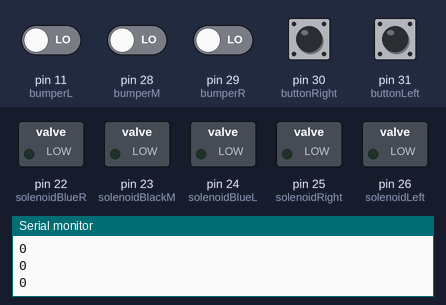
Simulated run of this sketch. Board: Arduino Mega 2560, built with avr-gcc and run on an emulated ATmega2560. Parts: switched loads named in the sketch (green lamp = pin HIGH), the last lines printed to the serial monitor. Dashed ring = blinking. The inputs (shaded band) are chosen by the test bench; at power-on: pin 11 (bumperL), pin 28 (bumperM), pin 29 (bumperR), pin 30 (buttonRight), pin 31 (buttonLeft) LOW.

Above: at 1.2 s.
1.3 s: pin 28 (bumperM) driven HIGH
At 1.45 s:
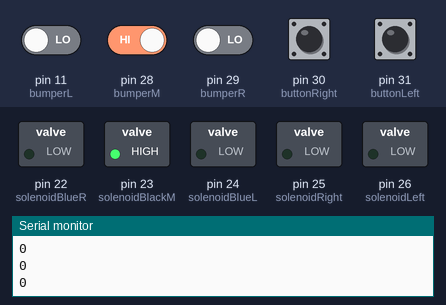
4.3 s: pin 30 (buttonRight) pulled HIGH for 0.15 s
At 4.64 s:
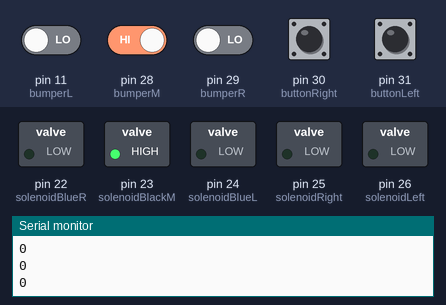
7.3 s: pin 11 (bumperL) driven HIGH
At 7.55 s:
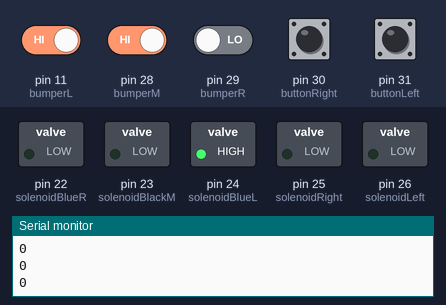
10.3 s: pin 31 (buttonLeft) pulled HIGH for 0.15 s
At 10.5 s:
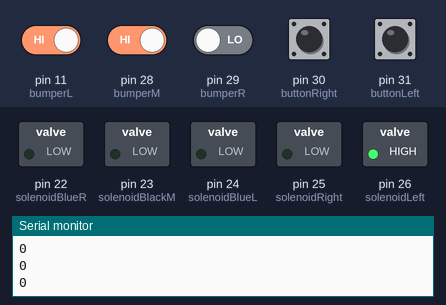
13.3 s: pin 30 (buttonRight) pulled HIGH for 1 s
At 13.94 s:
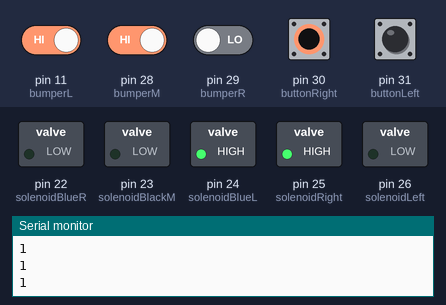
16.3 s: pin 31 (buttonLeft) pulled HIGH for 1 s
At 16.91 s:
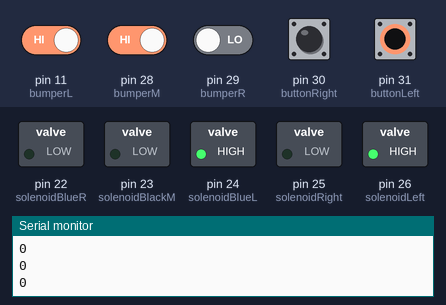
Timing chart, 0 to 20.3 s (numbered marks = the images above; inputs shaded):
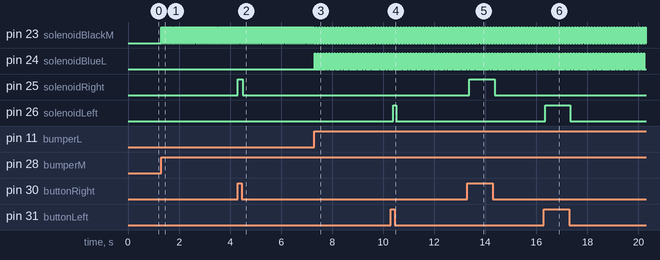

Measured:
- after the input at 1.3 s, pin 23 (solenoidBlackM): alternates HIGH for 0.04 s and LOW for 0.02 s, starting at once
- after the input at 4.3 s, pin 25 (solenoidRight): LOW → HIGH at once, → LOW 0.18 s later
- after the input at 7.3 s, pin 23 (solenoidBlackM): alternates HIGH for 0.04 s and LOW for 0.07 s, starting after 0.07 s; pin 24 (solenoidBlueL): alternates HIGH for 0.03 s and LOW for 0.08 s, starting at once
- after the input at 10.3 s, pin 26 (solenoidLeft): LOW → HIGH after 0.10 s, → LOW 0.11 s later
- after the input at 13.3 s, pin 25 (solenoidRight): LOW → HIGH after 0.07 s, → LOW 0.99 s later
- after the input at 16.3 s, pin 26 (solenoidLeft): LOW → HIGH after 0.05 s, → LOW 0.99 s later

The sketch:

Bumper_flipper_test_code.ino
```cpp
/*
 * Flipper and bumper test code integration
 *
 *
 */
//Hardware Pins (all subject to changing, be sure to check when setting system up)
//Solenoid pins
const int solenoidBlueR = 22;//bumper left green humper wire
const int solenoidBlackM = 23;//bumper middle blue wire
const int solenoidBlueL = 24;//bumper right blue wire
const int solenoidLeft = 26;//flipper left blue wire
const int solenoidRight = 25;//flipper right blue wire

//bumper read pins
const int bumperL = 11;//digital input for firing bumper left yellow jumper wire
const int bumperM = 28;//digital input for firing the bumper middle blue wire middle resistor
const int bumperR = 29;//digital input for firing bumper right

//button pins
const int buttonRight = 30;//fires right flipper white jumper wire
const int buttonLeft = 31;//fires left flipper green wire


void setup() {
  // put your setup code here, to run once:
  Serial.begin(9600);
  //solenoid pin setting
  pinMode(solenoidBlueL, OUTPUT);
  pinMode(solenoidBlackM, OUTPUT);
  pinMode(solenoidBlueR, OUTPUT);
  pinMode(solenoidLeft, OUTPUT);
  pinMode(solenoidRight, OUTPUT);

  //bumper input setting
  pinMode(bumperL, INPUT);
  pinMode(bumperM, INPUT);
  pinMode(bumperR, INPUT);

  //button pin setting
  pinMode(buttonRight, INPUT);
  pinMode(buttonLeft, INPUT);


}

void loop() {
  // put your main code here, to run repeatedly:
  Flipper();
  Bumper();
    //delay(1);

}


/*
 * Flipper function
 *
 */
void Flipper()
{
  int Right = digitalRead(buttonRight);
  int Left = digitalRead(buttonLeft);


  Serial.println(Right);

  digitalWrite(solenoidRight, Right);
  digitalWrite(solenoidLeft, Left);
  /*
  if (Right == HIGH)
  {
    digitalWrite(solenoidRight, HIGH);
  }
  else
  {
    digitalWrite(solenoidRight, LOW);
  }

  if(Left == HIGH)
  {
    digitalWrite(solenoidLeft, HIGH);
  }
  else
  {
    digitalWrite(solenoidLeft, LOW);
  }
  */

}


/*
 * Bumper function simply reads the bumper tape and fires solenoid and adds points
 *
 */
void Bumper()
{

  int bumperReadL = digitalRead(bumperL);
  int bumperReadM = digitalRead(bumperM);
  int bumperReadR = digitalRead(bumperR);

  //Serial.println(bumperReadR);

  //code below in the if statement operating the left bumper
  if(bumperReadL == HIGH)
  {
    //points = points + 2;
    digitalWrite(solenoidBlueL, HIGH);
    delay(30);
    digitalWrite(solenoidBlueL, LOW);
    delay(20);
  }
  else //if (bumperReadL == LOW)
  {
    digitalWrite(solenoidBlueL, LOW);
  }


  //code below in the if statement operating the right bumper
  if(bumperReadM == HIGH)
  {
    //points = points + 2;
    digitalWrite(solenoidBlackM, HIGH);
    delay(40);
    digitalWrite(solenoidBlackM, LOW);
    delay(20);
  }
  else// if (bumperReadM == LOW)
  {
    digitalWrite(solenoidBlackM, LOW);
  }


  //if statement below operates the right bumper
  if(bumperReadR == HIGH)
  {
    //points = points + 2;
    digitalWrite(solenoidBlueR, HIGH);
    delay(30);
    digitalWrite(solenoidBlueR, LOW);
    delay(20);
  }
  else //if (bumperReadR == LOW)
  {
    digitalWrite(solenoidBlueR, LOW);
  }

}
```
